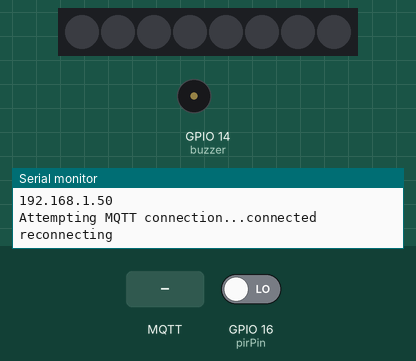
A sketch run on a simulated ESP8266 (NodeMCU). Parts: 8 RGB LEDs in strip order, left to right, buzzer (waves = sounding, pin HIGH), the last lines printed to the serial monitor. The test bench sets the inputs (shaded band); at power-on: GPIO 16 (pirPin) LOW. WiFi joins after 1.5 s; servers stay silent unless stated; random numbers use the default seed unless the sketch sets one; no MQTT or app messages arrive unless stated.

Above: at 2.7 s.
2.8 s: MQTT message "t" arrives on the first subscribed topic
At 4.3 s:
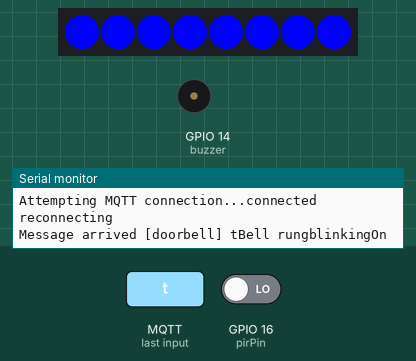
5.8 s: GPIO 16 (pirPin) driven HIGH
8.0 s: MQTT message "doorbell" arrives on the first subscribed topic
10.0 s: MQTT message "remote_study_lamp" arrives on the first subscribed topic
11.5 s: GPIO 16 (pirPin) driven LOW
Timing chart, 0 to 14.0 s (numbered marks = the images above; inputs shaded):
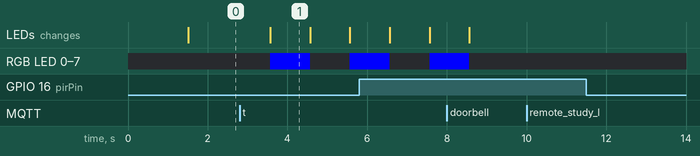

Measured:
- after the input at 2.8 s, RGB LED 0–7: off → RGB(0, 0, 255) after 0.77 s, → off 1.0 s later, → RGB(0, 0, 255) 1.0 s later; the LEDs: change after 0.77 s (image 1)
- what the display in image 1 shows lasts 1.0 s, from 3.6 s to 4.6 s

The sketch:

doorbell-pir.ino
```cpp
#include <ESP8266WiFi.h>
#include <PubSubClient.h>
#include <FastLED.h>
#include <Adafruit_GFX.h>
#include "Adafruit_LEDBackpack.h"
#include <string.h>

// NETWORK VALUES
const char* ssid = "PLACEHOLDER";
const char* password = "PLACEHOLDER";
const char* mqtt_server = "PLACEHOLDER";

// MQTT VALUES
const char* mqtt_username = "PLACEHOLDER";
const char* mqtt_password = "PLACEHOLDER";

WiFiClient espClient;
PubSubClient client(espClient);
unsigned long lastMsg = 0;
#define MSG_BUFFER_SIZE	(50)
char msg[MSG_BUFFER_SIZE];
int value = 0;

const int pirPin = 16; // Infrarot-Sensor (D0)
int buzzer = 14; // Buzzer (D5)
const int LED = 4; // LEDs (D2)
const int NUM_LEDS = 8;

int blinkInterval = 1000;
int buzzInterval = 1000;

int previousMillis = 0;
int buzzpreviousMillis = 0;

int blinkCount = 0;
int blinkAmount = 0;
int ledState = 0;

int buzzCount = 0;
int buzzAmount = 0;
int soundState = 0;

bool motionState = false;
bool silent = true;

CRGB leds[NUM_LEDS];


void setup_wifi() {
  delay(10);
  // We start by connecting to a WiFi network
  Serial.println();
  Serial.print("Connecting to ");
  Serial.println(ssid);

  WiFi.mode(WIFI_STA);
  WiFi.begin(ssid, password);

  Serial.print("setting up...");

  while (WiFi.status() != WL_CONNECTED) {
    delay(500);
    Serial.print(".");
  }

  randomSeed(micros());

  Serial.println("");
  Serial.println("WiFi connected");
  Serial.println("IP address: ");
  Serial.println(WiFi.localIP());
}

void callback(char* topic, byte* payload, unsigned int length) {
  Serial.print("Message arrived [");
  Serial.print(topic);
  Serial.print("] ");
  for (int i = 0; i < length; i++) {
    Serial.print((char)payload[i]);
  }
  if (strcmp(topic, "doorbell") == 0) { // if doorbell
    if ((char)payload[0] == 't') { // if true
      Serial.print("Bell rung");
      blinkCount = 0;
      blinkAmount = 3;
      if(!silent) {
        buzzCount = 0;
        buzzAmount = 3;
      }
    }
  } else if (strcmp(topic, "remote_study_lamp") == 0) {
 // topic = remote_study_lamp
    if ((char)payload[0] == 't') {
      silent = true;
    } else {
      silent = false;
    }
  }
}

void reconnect() {
  // Loop until we're reconnected
  while (!client.connected()) {
    Serial.print("Attempting MQTT connection...");
    // Create a random client ID
    String clientId = "ESP8266Client-";
    clientId += String(random(0xffff), HEX);
    // Attempt to connect
    if (client.connect(clientId.c_str(), "PLACEHOLDER", "PLACEHOLDER")) {
    // if (client.connect(clientId.c_str(), mqtt_username, mqtt_password)) {
      Serial.println("connected");
      // Once connected, publish an announcement...
      client.publish("outTopic", "hello world");
      client.publish("motionSensorLabor", "hello world");

      // ... and resubscribe
      client.subscribe("doorbell");
      client.subscribe("remote_study_lamp");
    } else {
      Serial.print("failed, rc=");
      Serial.print(client.state());
      Serial.println(" try again in 5 seconds");
      // Wait 5 seconds before retrying
      delay(5000);
    }
  }
}

void setup() {
  FastLED.addLeds<NEOPIXEL, LED>(leds, NUM_LEDS);
  pinMode(buzzer, OUTPUT);
  digitalWrite(buzzer, LOW);
  pinMode(pirPin, INPUT);
  Serial.begin(115200);
  Serial.println("setup");
  setup_wifi();
  client.setServer(mqtt_server, 1883);
  client.setCallback(callback);
  fill_solid(leds, NUM_LEDS, CRGB::Black);
  FastLED.show();
  ledState = 0;
}

void loop() {
  if (!client.connected()) {
      reconnect();
      Serial.println("reconnecting");
  }
  client.loop();
  handlePIROutput(digitalRead(pirPin));
  blink();
  buzz();
}

void buzz () {
  unsigned long currentMillis = millis();
  if(currentMillis - buzzpreviousMillis >= buzzInterval ) {
    buzzpreviousMillis = currentMillis; // save last blink

    if (buzzCount < buzzAmount) {
      if (soundState == 0) {
          soundState = 1;
          analogWriteRange(2000);
          analogWrite(buzzer, 1024);
      } else {
          soundState = 0;
          pinMode(buzzer, OUTPUT);
          digitalWrite(buzzer, LOW);
          buzzCount++;
      }
    }
  }
}

void blink () {
  unsigned long currentMillis = millis();
  if(currentMillis - previousMillis >= blinkInterval ) {
    previousMillis = currentMillis; // save last blink

    if (blinkCount < blinkAmount) {
      if (ledState == 0) {
        ledState = 1;
        fill_solid(leds, NUM_LEDS, CRGB::Blue);
        Serial.println("blinkingOn");
      } else {
        ledState = 0;
        fill_solid(leds, NUM_LEDS, CRGB::Black);
        Serial.println("blinkingOff");
        blinkCount++;
      }
      FastLED.show();
    }
  }
}

void handlePIROutput(int val) {
  if (val == HIGH) {
    if (motionState == false) {
      Serial.println("Motion detected!");
      motionState = true;
      publishMotionState();
    }
  }
  else {
    if (motionState == true) {
      Serial.println("Motion ended!");
      motionState = false;
      publishMotionState();
    }
  }
}

void publishMotionState() {
  if (motionState) {
    client.publish("motionSensorLabor", "true");
    Serial.println("Publish message: true");
  } else {
    client.publish("motionSensorLabor", "false");
    Serial.println("Publish message: false");
  }
}
```
